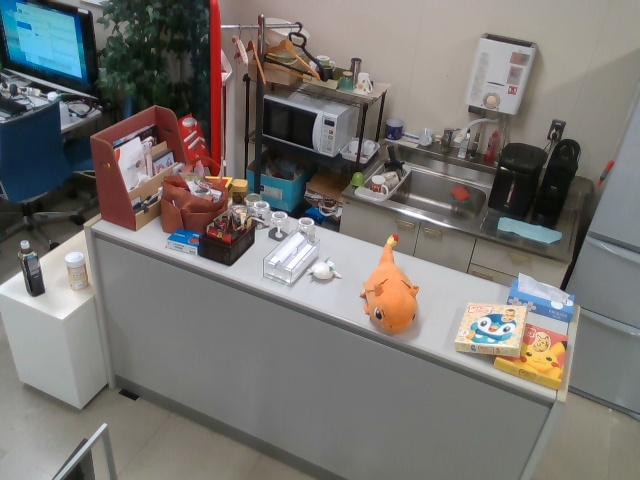
#> input picture events/20220501193234_3/color/1.png, 640 x 480 px, given in place of sample2.mp4, which was not available
$ python capture.py ../../../events/20220501193234_3/color/1.png   (older library calls are emulated)
#> lines starting #> are read from the running program, lines starting #| are printed output that depends on the picture; pictures that were not available may be replaced by others from this repository, and a replacement may not be noted
# coding: utf-8

# # カメラキャプチャ＆基本的なフィルタ処理サンプル

import sys
import cv2
import numpy as np
import random
import time


# [23 lines left out: functions increase_param, decrease_param, not called in this run]

def reset_param():
    global gaussian_scale, median_scale, bilateral_scale
    gaussian_scale = 1


# [30 lines left out: functions NDI_setup, NDI_finish, not called in this run]

#
# main
#

#if( len(sys.argv) == 1 ):
	#cam = 0
#else :
	#cam = int(sys.argv[1])

#print("camera device num: %d"%cam)

cap = cv2.VideoCapture('/home/azuma/ros2_ws/src/dir/data/movie/sample2.mp4')

print(type(cap))
print(cap.isOpened())

cap.set(cv2.CAP_PROP_FPS,10)

print("FPS:%f"%cap.get(cv2.CAP_PROP_FPS))
print("Image Height:%d"%int(cap.get(cv2.CAP_PROP_FRAME_HEIGHT)))
print("Image Width:%d"%int(cap.get(cv2.CAP_PROP_FRAME_WIDTH)))
print("FOURCC:%d"%int(cap.get(cv2.CAP_PROP_FOURCC)))

proc = "color"
ndi_send = None

count = 0
ret,img = cap.read()
#> img is the input picture: shape (480, 640, 3); mean B, G, R 112.8, 116.3, 119.4
if ret == False:
    print("cam not captured")
    sys.exit(1)

height = img.shape[0]
#> height = 480
print(height )
#| 480
width = img.shape[1]
#> width = 640
print(width)
#| 640
img = cv2.resize(img,((int)(width/2),(int)(height/2)))
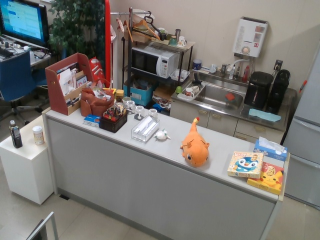
#> img: shape (240, 320, 3); mean B, G, R 112.9, 116.5, 119.5

img2 = img[65:225, 100:200]
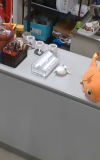
#> img2: shape (160, 100, 3); mean B, G, R 115.1, 117.3, 123.1

prvs = cv2.cvtColor(img,cv2.COLOR_BGR2GRAY)
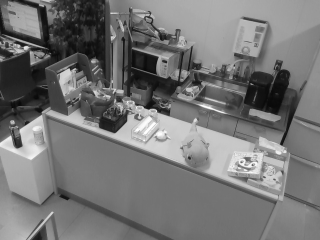
#> prvs: shape (240, 320); min 8, max 254, mean 117
obj2 = prvs[65:225, 100:200]
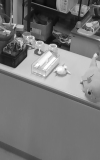
#> obj2: shape (160, 100); min 8, max 254, mean 118.8
#
## for HSV color space transform
#
hsv = np.zeros_like(img2)
hsv[...,1] = 255
colors_hsv = [[0,0,0]]
for i in range(1, 256):
    colors_hsv.append(np.array([random.randint(0,180), random.randint(120,255), 255]))
colors_hsv = np.array(colors_hsv).astype(np.uint8)

#
## for facedetection by OpenCV Haar-like feature based face detector
#
# haarcascade_frontalface_default.xml from https://github.com/opencv/opencv/tree/master/data/haarcascades
face_cascade = cv2.CascadeClassifier('/home/azuma/ros2_ws/src/dir/data/haarcascades/haarcascade_frontalface_default.xml')
# haarcascade_eye.xml from https://github.com/opencv/opencv/tree/master/data/haarcascades
eye_cascade = cv2.CascadeClassifier('/home/azuma/ros2_ws/src/dir/data/haarcascades/haarcascade_eye.xml')
eye_tree = cv2.CascadeClassifier('/home/azuma/ros2_ws/src/dir/data/haarcascades/haarcascade_eye_tree_eyeglasses.xml')
# haarcascade_upperbody.xml from https://github.com/opencv/opencv/tree/master/data/haarcascades
body_cascade = cv2.CascadeClassifier('/home/azuma/ros2_ws/src/dir/data/haarcascades/haarcascade_upperbody.xml')


profileface = cv2.CascadeClassifier('/home/azuma/ros2_ws/src/dir/data/haarcascades/haarcascade_profileface.xml')
profile_face = True

#
## for LK tracking
#
#ShiTomasiコーナー検出器のためのパラメータ
lk_fnum = 1000
feature_params = dict( maxCorners = lk_fnum,
                       qualityLevel = 0.001,
                       minDistance = 7,
                       blockSize = 7 )
# Lucas-Kanade法によるオプティカル・フローのためのパラメータ
lk_params = dict( winSize  = (15,15),
                  maxLevel = 2,
                  criteria = (cv2.TERM_CRITERIA_EPS | cv2.TERM_CRITERIA_COUNT, 10, 0.03))
# random color map
lk_color = np.random.randint(0,255,(lk_fnum,3))

#
## for Bluring preprocess of input image
#
blur_proc = "gaussian"
gaussian_scale = 1
median_scale = 5
bilateral_scale = 20

#
## for histogram equalization
#
clahe = None


#
## main loop
#

t_prev = time.perf_counter()
while(True):
    # [4 lines of commented-out code are left out]

    t_now = time.perf_counter()
    duration = t_now-t_prev
    t_prev = t_now

    # image capture
    ret,img = cap.read()

    # [12 lines of commented-out code are left out]
    if ret == False:
      cap.set(cv2.CAP_PROP_POS_FRAMES, 0)
      ret,img = cap.read()
      count = 0

    # resize for processing rate
    img = cv2.resize(img,((int)(width/2),(int)(height/2)))


    # the newest key entry accepted, others flushed
    key = -1
    while True:
        next_key = cv2.waitKey(80)
#> (key q is pressed here)
        if next_key != -1 :
           key = next_key
        else:
           break

    key = key&0xFF

    if(ret==True):
        if key == ord('q') :
            break;
        elif key == 0 :        # Up arrow
            increase_param()
        elif key == 1 :        # Down arrow
            decrease_param()
        elif key == 27 :       # ESC
            reset_param()
        elif key == ord('G') : # Gaussian blur
            blur_proc = "gaussian"
            reset_param()
        elif key == ord('m') : # Median blur
            blur_proc = "median"
            reset_param()
        elif key == ord('B') : # Bilateral blur
            blur_proc = "bilateral"
            reset_param()
        elif key == ord('g') : # Monocolor
            proc = "gray"
        elif key == ord('c') : # Color
            proc = "color"
        elif key == ord('x') : # Sobel x-gradient
            proc = "sobelx"
        elif key == ord('y') : # Sobel y-gradient
            proc = "sobely"
        elif key == ord('a') : # Sobel angle
            proc = "angle"
        elif key == ord('s') : # Sobel grad
            proc = "sobel"
        elif key == ord('h') : # Hue image
            proc = "hue"
        elif key == ord('b') : # binarize (otsu)
            proc = "binary"
        elif key == ord(':') : # SIFT features
            proc = "sift"
            sift = cv2.SIFT_create()
        elif key == ord('f') : # Fanneback Denseflow
            proc = "denseflow"
        elif key == ord('l') : # Labeling
            proc = "labeling"
        elif key == ord(';') : # Labeling
            proc = "labeling2"
        elif key == ord('t') : # Lukas-Kanade feature tracking
            proc = "lktracking"
            lk_reset = True
        elif key == ord('F') : # Face detection
            proc = "facedetect"
        elif key == ord('U') : # Upper body detection
            proc = "bodydetect"
        elif key == ord('p') : # Profile Face detection
            if proc == "facedetect":
                profile_face = not profile_face
                if profile_face:
                    print("profile face mode")
                else:
                    print("frontal face mode")

        elif key == ord('n') : # NDI camera sending
            if ndi_send == None:
                ret,ndi_send,ndi_frame = NDI_setup()
            else:
                NDI_finish(ndi_send)
                ndi_send = None
        elif key == ord('d') : # DoG (Difference of Gaussian) filter
            proc = "dog"
            blur_proc == "gaussian"
        elif key == ord('e') : # Histogram equalization
            proc = "hist_eq"
            blur_proc == "gaussian"
        elif key == ord('E') : # Constrast Limited Histogram equalization
            proc = "hist_eq_CLAHE"
            blur_proc == "gaussian"

        # blurring preprocessing
        if blur_proc == "gaussian" :
            img = cv2.GaussianBlur(img.astype(np.float32),(gaussian_scale,gaussian_scale),0).astype(np.uint8)
            #img = cv2.GaussianBlur(img.astype(np.float32),(0,0),gaussian_scale).astype(np.uint8)
        elif blur_proc == "median" :
            img = cv2.medianBlur(img,median_scale)
        elif blur_proc == "bilateral" :
            img = cv2.bilateralFilter(img.astype(np.float32),bilateral_scale,75,75).astype(np.uint8)


        # image processing
        if proc == "color" :
            result = img
        elif proc == "gray" :
            result = cv2.cvtColor(img, cv2.COLOR_BGR2GRAY)
        elif proc == "sobelx" :
            img = cv2.cvtColor(img, cv2.COLOR_BGR2GRAY)
            dx = cv2.Sobel(img,cv2.CV_64F,1,0,ksize=1)
            result = np.abs(dx*10)
            result = np.where(result>255,255,result).astype(np.uint8)
        elif proc == "sobely" :
            img = cv2.cvtColor(img, cv2.COLOR_BGR2GRAY)
            dy = cv2.Sobel(img,cv2.CV_64F,0,1,ksize=1)
            result = np.abs(dy*10)
            result = np.where(result>255,255,result).astype(np.uint8)
        elif proc == "sobel" :
            img = cv2.cvtColor(img, cv2.COLOR_BGR2GRAY)
            dx = cv2.Sobel(img,cv2.CV_64F,1,0,ksize=1)
            dy = cv2.Sobel(img,cv2.CV_64F,0,1,ksize=1)
            result = np.sqrt((dx*dx+dy*dy)/2)*10
            result = np.where(result>255,255,result).astype(np.uint8)
        elif proc == "angle" :
            gray = cv2.cvtColor(img, cv2.COLOR_BGR2GRAY)
            dx = cv2.Sobel(gray,cv2.CV_64F,1,0,ksize=3)
            dy = cv2.Sobel(gray,cv2.CV_64F,0,1,ksize=3)
            #result = np.arctan2(dy,dx)
            h = gray
            h[:] = np.arctan2(dy[:],dx[:])/np.pi*128
            h = np.where(h<0, h+128, h)
            h = np.where(h>255, 255, h).astype(np.uint8)
            s = np.full(h.shape,255,np.uint8)
            #v = np.full(h.shape,255,np.uint8)
            v = np.sqrt((dx*dx+dy*dy)/2)*10
            v = np.where(v>255,255,v).astype(np.uint8)
            result = img
            result[:,:,0] = h
            result[:,:,1] = s
            result[:,:,2] = v
            result = cv2.cvtColor(result,cv2.COLOR_HSV2BGR)
        elif proc == "hue" :
            hsv = cv2.cvtColor(img,cv2.COLOR_BGR2HSV)
            hsv[:,:,1] = 255
            hsv[:,:,2] = 255
            result = cv2.cvtColor(hsv,cv2.COLOR_HSV2BGR)
        elif proc =="binary" :
            gray = cv2.cvtColor(img, cv2.COLOR_BGR2GRAY)
            ret, result = cv2.threshold(gray,0,255,cv2.THRESH_BINARY+cv2.THRESH_OTSU)
        elif proc == "sift" :
            gray= cv2.cvtColor(img,cv2.COLOR_BGR2GRAY)
            kp = sift.detect(gray,None)
            #img=cv2.drawKeypoints(gray,kp,img)
            result = cv2.drawKeypoints(gray,kp,img,flags=cv2.DRAW_MATCHES_FLAGS_DRAW_RICH_KEYPOINTS)
        elif proc == "denseflow" :

            next = cv2.cvtColor(img,cv2.COLOR_BGR2GRAY)
            obj = next[65:225, 100:200]
            flow = cv2.calcOpticalFlowFarneback(obj2,obj, None, 0.5, 3, 15, 3, 5, 1.2, 0)
            mag, ang = cv2.cartToPolar(flow[...,0], flow[...,1])
            # colored denseflow
            hsv[...,0] = ang*180/np.pi/2
            hsv[...,2] = cv2.normalize(mag,None,0,255,cv2.NORM_MINMAX)
            rgb = cv2.cvtColor(hsv,cv2.COLOR_HSV2BGR)
            result = cv2.addWeighted(img2,0.5,rgb,0.5,0)
            # sparse arrow
            flowx = mag*np.cos(ang)
            flowy = mag*np.sin(ang)
            #result = (np.minimum(np.abs(flowx)*100,255)).astype(np.uint8)
            for i in range(0,result.shape[0],15):
                for j in range(0,result.shape[1],15):
                    cv2.line(result,(j,i),(int(j+flowx[i,j]*3),int(i+flowy[i,j]*3)),
                             (255,255,255),1)
            prvs = next
        elif proc == "labeling" :
            gray = cv2.cvtColor(img, cv2.COLOR_BGR2GRAY)
            ret, bin = cv2.threshold(gray,0,255,cv2.THRESH_BINARY+cv2.THRESH_OTSU)
            labelnum, label = cv2.connectedComponents(bin)
            #print(label.shape)
            #print(label.dtype)
            result = np.zeros_like(img)
            result = colors_hsv[label%256]
            #for i in range(label.shape[0]):
            #    for j in range(label.shape[1]):
            #        result[i,j] = colors_hsv[label[i,j]%256]
            result = cv2.cvtColor(result,cv2.COLOR_HSV2BGR)
        elif proc == "labeling2" :
            gray = cv2.cvtColor(img, cv2.COLOR_BGR2GRAY)
            ret, bin = cv2.threshold(gray,0,255,cv2.THRESH_BINARY+cv2.THRESH_OTSU)
            num, label, stats, centroids = cv2.connectedComponentsWithStats(bin)
            result = np.zeros_like(img)
            result = colors_hsv[label%256]
            result = cv2.cvtColor(result,cv2.COLOR_HSV2BGR)
            for i in range(1,num):
                if stats[i][4] < 100:
                    continue
                x0 = stats[i][0]
                y0 = stats[i][1]
                x1 = stats[i][0]+stats[i][2]
                y1 = stats[i][1]+stats[i][3]
                cv2.rectangle(result,(x0,y0),(x1,y1),(0,0,255))
                cv2.putText(result,"ID: "+str(i+1),(x0,y1+15),cv2.FONT_HERSHEY_PLAIN,1,(0,255,255))
                cv2.putText(result,"S: "+str(stats[i][4]),(x0,y1+30),cv2.FONT_HERSHEY_PLAIN,1,(0,255,255))
                cv2.putText(result,"X: "+str(int(centroids[i][0])),(x1-10,y1+15),cv2.FONT_HERSHEY_PLAIN,1,(0,255,255))
                cv2.putText(result,"Y: "+str(int(centroids[i][1])),(x1-10,y1+30),cv2.FONT_HERSHEY_PLAIN,1,(0,255,255))
        elif proc == "facedetect" :
            result = img.copy()
            gray = cv2.cvtColor(result, cv2.COLOR_BGR2GRAY)
            faces = face_cascade.detectMultiScale(gray, 1.3, 5)
            for (x,y,w,h) in faces:
                result = cv2.rectangle(result,(x,y),(x+w,y+h),(255,0,0),2)
                roi_gray = gray[y:y+h, x:x+w]
                roi_color = result[y:y+h, x:x+w]
                #eyes = eye_cascade.detectMultiScale(roi_gray)
                eyes = eye_tree.detectMultiScale(roi_gray)
                for (ex,ey,ew,eh) in eyes:
                    cv2.rectangle(roi_color,(ex,ey),(ex+ew,ey+eh),(0,255,0),2)
            if profile_face:
                flipped_gray = cv2.flip(gray,1) # flip horizontally
                profiles = profileface.detectMultiScale(gray, 1.3, 5)
                for (x,y,w,h) in profiles:
                    result = cv2.rectangle(result,(x,y),(x+w,y+h),(0,0,255),2)
                profiles = profileface.detectMultiScale(flipped_gray, 1.3, 5)
                for (x,y,w,h) in profiles:
                    H,W = flipped_gray.shape
                    result = cv2.rectangle(result,(W-1-x-w,y),(W-1-x,y+h),(0,0,255),2)
        elif proc == "bodydetect" :
            result = img.copy()
            gray = cv2.cvtColor(result, cv2.COLOR_BGR2GRAY)
            bodies = body_cascade.detectMultiScale(gray, 1.3, 5)
            for (x,y,w,h) in bodies:
                result = cv2.rectangle(result,(x,y),(x+w,y+h),(255,0,0),2)

        elif proc == "lktracking" :
            next = cv2.cvtColor(img, cv2.COLOR_BGR2GRAY)
            if( lk_reset == True ):
                prvs = next
                track_list = []
                obj = next[65:225, 15:200]
                p0 = cv2.goodFeaturesToTrack(obj, mask = None, **feature_params)
                lk_reset = False
            else :
                print(p0)
                p0 = good_new.reshape(-1,1,2)

            # オプティカル・フローを計算
            p1, st, err = cv2.calcOpticalFlowPyrLK(prvs, next, p0, None, **lk_params)

            # 良い特徴点を選択
            good_new = p1[st==1]
            good_old = p0[st==1]

            # 物体追跡を描画
            track = np.zeros_like(img)
            result = img.copy()
            for i,(new,old) in enumerate(zip(good_new,good_old)):
                a,b = new.ravel()
                c,d = old.ravel()
                cv2.line(track, (int(a),int(b)),(int(c),int(d)), lk_color[i].tolist(), 2)
                result = cv2.circle(result,(int(a),int(b)),3,lk_color[i].tolist(),-1)

            track_list.append(track)
            if( len(track_list)>20 ):
                track_list.pop(0)

            for t in track_list :
                result = np.where(t!=0,t,result)

            prvs = next

        elif proc == "dog" :
            gray = cv2.cvtColor(img, cv2.COLOR_BGR2GRAY).astype(np.float32)
            blurred_gray = cv2.GaussianBlur(gray,(gaussian_scale*2+1,gaussian_scale*2+1),0)
            #blurred_gray = cv2.GaussianBlur(gray,(0,0),gaussian_scale*2+1)
            result = np.clip(((gray - blurred_gray)*3.0+128.0), a_min=0, a_max=255).astype(np.uint8)

        elif proc == "hist_eq" :
            gray = cv2.cvtColor(img, cv2.COLOR_BGR2GRAY)
            equ = cv2.equalizeHist(gray)
            result = equ

        elif proc == "hist_eq_CLAHE" :
            if clahe is None:
                clahe = cv2.createCLAHE(clipLimit=2.0, tileGridSize=(8,8))

            gray = cv2.cvtColor(img, cv2.COLOR_BGR2GRAY)
            result = clahe.apply(gray)

        result = cv2.resize(result,(width,height))
        cv2.putText(result,
                    text="FPS:%f"%(1./duration),org=(10,50),fontFace=cv2.FONT_HERSHEY_SIMPLEX,
                    fontScale=1.0,color=(0,255,0),thickness=2,lineType=cv2.LINE_4)
        cv2.namedWindow('OpenCV Capture', cv2.WINDOW_NORMAL)
        cv2.imshow("OpenCV Capture", result)

        # send image to NDI camera
        if ndi_send != None:
            ndi_img = cv2.cvtColor(result,cv2.COLOR_BGR2BGRA)
            ndi_frame.data = ndi_img
            ndi_frame.FourCC = ndi.FOURCC_VIDEO_TYPE_BGRX
            ndi.send_send_video_v2(ndi_send, ndi_frame)

if ndi_send != None:
    NDI_finish(ndi_send)

cap.release()
cv2.destroyAllWindows()
cv2.waitKey(1)

$ run again, on events/20220501193234_3/color/100.png
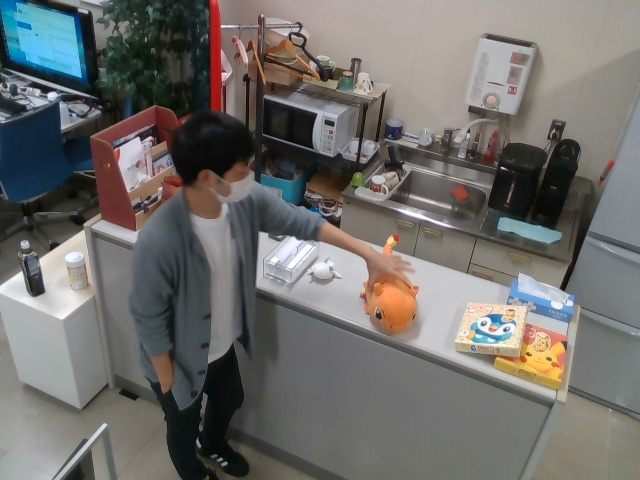
#> input picture events/20220501193234_3/color/100.png, 640 x 480 px, given in place of sample2.mp4, which was not available
#> img is the input picture: shape (480, 640, 3); mean B, G, R 106.8, 109.8, 111.4
#| 480
#| 640
#> img: shape (240, 320, 3)
#> `prvs = cv2.cvtColor(img,cv2.COLOR_BGR2GRAY)`:
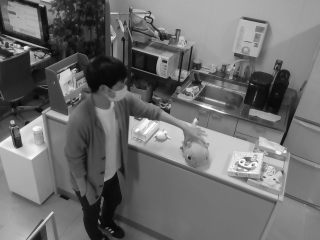
#> prvs: shape (240, 320); min 7, max 255, mean 110.1
#> `obj2 = prvs[65:225, 100:200]`:
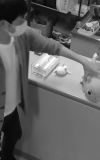
#> obj2: shape (160, 100); min 8, max 255, mean 98.6
